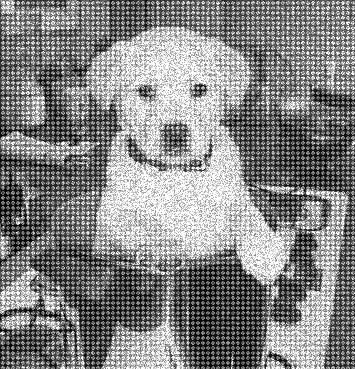
#> input picture Python/Image Analysis/Image Analysis Group Coursework Part 1/dogDistorted.bmp, 355 x 369 px
$ jupyter execute --allow-errors Group_3_IA_Coursework.ipynb
#> lines starting #> are read from the running program, lines starting #| are printed output that depends on the picture
[cell 1]
import numpy as np
import matplotlib.pyplot as plt
from google.colab.patches import cv2_imshow
import cv2

# Import disorted image and save as im. The og variable is the same as im, but will be used later for MSE calculation later.
im = plt.imread('dogDistorted.bmp')
#> im is the input picture: shape (369, 355); min 0, max 255, mean 133.6
org = plt.imread('dogOriginal.bmp')
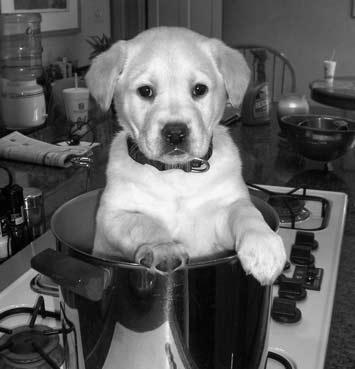
#> input picture Python/Image Analysis/Image Analysis Group Coursework Part 1/dogOriginal.bmp, 355 x 369 px
#> org is the input picture: shape (369, 355, 4); mean R, G, B, A 94.8, 94.8, 94.8, 255
og = org[:, :, 0]

# Display image in gray.
plt.figure()
plt.imshow(im, plt.cm.gray)
plt.title('Original image')

# Use fast fourier transform to convert the image into an array of its sine and cosine frequency values from low to high.
from scipy import fftpack
im_fft = fftpack.fft2(im)

# Import LogNorm to normalize value inbetween vmin and vmax to 0-1 on the log scale
# If vmin and vmax are not provided, autoscale_None(value) is called on the first use which will initialize the values.
from matplotlib.colors import LogNorm

# np.abs provides the absolute value of each value in the array im_fft, we must use LogNorm to plot the transformation to a graph.
plt.figure()
plt.imshow(np.abs(im_fft), norm=LogNorm())
plt.title('Fourier transform')
# We can see the concentration of light at the corners and the noise shaped like a grid throughout the image.

# Define the amount we keep at the edge of the image as a percentage.
keep = 0.15

# Use .shape to get the dimensions and values of the 2D array im_fft, u v for frequency index.
u, v = im_fft.shape
#> u = 369; v = 355


# Slice out section of array between (u size of array x 0.15 gives 15%) and
# u times (1 - 0.15) = 75% of the image and set these values to 0
# cast as an integer as it cannot slice floating point.
im_fft[int(u*keep):int(u*(1-keep))] = 0

# We do the same for v except we include a colon to look through
# all dimensions (u) and slice the values in each of these dimensions.
im_fft[:,int(v*keep):int(v*(1-keep))] = 0

# Display the transform after removing the noise frequencies.
plt.figure()
plt.imshow(np.abs(im_fft), norm=LogNorm())
plt.title('Filtered Spectrum')

# Get the inverse of the fourier transformation.
im_new = fftpack.ifft2(im_fft).real
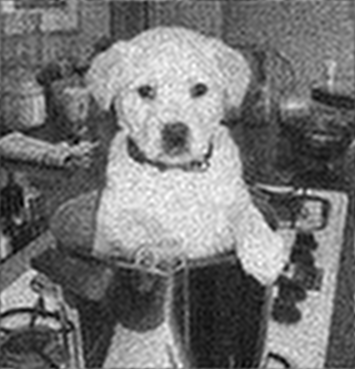
#> im_new: shape (369, 355) float64; min 28.62, max 255.7, mean 133.6; drawn with min black and max white

# Dislay filtered image.
plt.figure()
plt.imshow(im_new, plt.cm.gray)
plt.title('Filtered Image')

# Perform a GaussianBlur on the image to further remove any noise.
blur = cv2.GaussianBlur(im_new,(5,5),cv2.BORDER_DEFAULT)
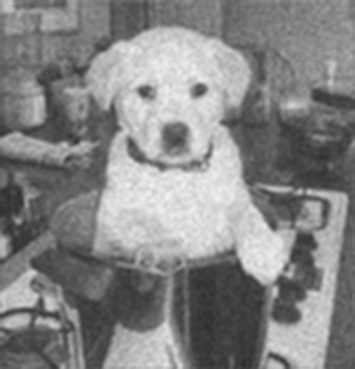
#> blur: shape (369, 355) float64; min 44.89, max 244.7, mean 133.6
# We use the sharpening kernel.
kernel = np.array([[0,-1,0], [-1,5,-1], [0,-1,0]])
# filter2D takes a kernel and calculates the average of each pixel in a blurred image to enhance detail.
im = cv2.filter2D(blur, -1, kernel)

# Display sharpened image.
plt.figure()
plt.imshow(im, plt.cm.gray)
plt.title('sharpen')

# Save our sharpened image as an array called noise_img of type uint8 for correct format for medianBlur.
noise_img = np.array(im, dtype = 'uint8')

# Here median blur takes the input image noise_img and calculates the median of each pixel inside the kernel of a specified size, here 5.
median = cv2.medianBlur(noise_img, 5)

plt.figure()
plt.imshow(median, plt.cm.gray)
plt.title('median')
# Final image

# First convert the uint8 images to floating point to avoid it wrapping around after reaching 255
# take the original values from the filtered image and square the result
# get the mean, sum of the array values divided by the number of elements
Dif = (np.subtract(og.astype('float'), median.astype('float'))) ** 2
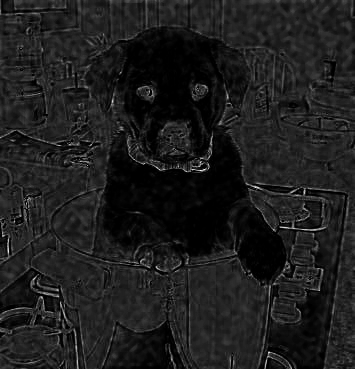
#> Dif: shape (369, 355) float64; min 0, max 16129, mean 1879; drawn with min black and max white
#> (the rest of this cell did not finish here and is left out)
